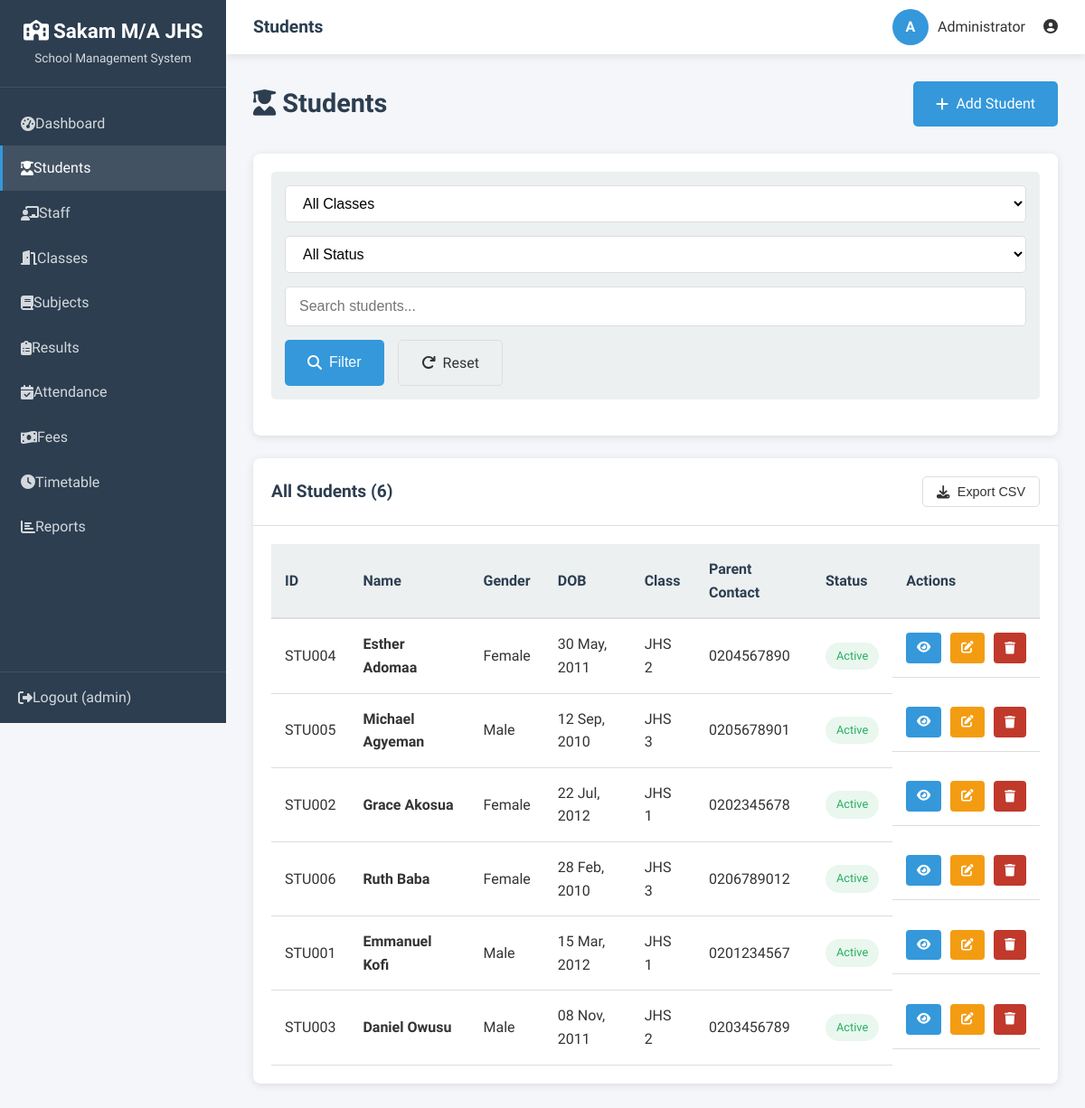
The app's page /admin/students.php (signed in) with its own data.
### tables this page shows
CREATE TABLE IF NOT EXISTS students (
    id INT AUTO_INCREMENT PRIMARY KEY,
    student_id VARCHAR(20) UNIQUE NOT NULL,
    first_name VARCHAR(50) NOT NULL,
    last_name VARCHAR(50) NOT NULL,
    gender ENUM('Male', 'Female') NOT NULL,
    date_of_birth DATE NOT NULL,
    class_id INT NOT NULL,
    admission_date DATE NOT NULL,
    parent_name VARCHAR(100),
    parent_contact VARCHAR(20),
    parent_email VARCHAR(100),
    address TEXT,
    photo VARCHAR(255) DEFAULT 'default.png',
    status ENUM('Active', 'Inactive', 'Suspended', 'Graduated') DEFAULT 'Active',
    created_at TIMESTAMP DEFAULT CURRENT_TIMESTAMP,
    FOREIGN KEY (class_id) REFERENCES classes(id) ON DELETE RESTRICT,
    INDEX idx_student_id (student_id),
    INDEX idx_class (class_id)
);

CREATE TABLE IF NOT EXISTS classes (
    id INT AUTO_INCREMENT PRIMARY KEY,
    class_name VARCHAR(50) NOT NULL UNIQUE,
    class_level INT NOT NULL,
    teacher_id INT,
    capacity INT DEFAULT 40,
    status ENUM('Active','Inactive') DEFAULT 'Active',
    created_at TIMESTAMP DEFAULT CURRENT_TIMESTAMP,
    FOREIGN KEY (teacher_id) REFERENCES teachers(id) ON DELETE SET NULL
);

### config.php (called while the page is built, shortened)
<?php
function escapeHTML($input) {
    return htmlspecialchars($input, ENT_QUOTES, 'UTF-8');
}

### includes/db.php (called while the page is built, shortened)
<?php
require_once dirname(__DIR__) . '/config.php';
function getDB() {
    static $db = null;
    if ($db === null) {
        $db = new mysqli(DB_HOST, DB_USER, DB_PASS, DB_NAME);
        $db->set_charset("utf8mb4");
    }
    return $db;
}
function executeQuery($sql, $params = []) {
    $db = getDB();
    $stmt = $db->prepare($sql);
    $stmt->execute();
    return $stmt;
}
function fetchOne($sql, $params = []) {
    $stmt = executeQuery($sql, $params);
    $result = $stmt->get_result();
    $row = $result->fetch_assoc();
    return $row;
}
function fetchAll($sql, $params = []) {
    $stmt = executeQuery($sql, $params);
    $result = $stmt->get_result();
    $rows = [];
    while ($row = $result->fetch_assoc()) {
        $rows[] = $row;
    }
    return $rows;
}

### includes/functions.php (called while the page is built, shortened)
<?php
require_once __DIR__ . '/db.php';
function formatDate($date) {
    return date('d M, Y', strtotime($date));
}

### admin/students.php (the view, shortened to what this page needs)
<?php
require_once '../includes/functions.php';
$search = $_GET['search'] ?? '';
$where = [];
$params = [];
$whereClause = !empty($where) ? 'WHERE ' . implode(' AND ', $where) : '';
$totalStudents = fetchOne("SELECT COUNT(*) as total FROM students s $whereClause", $params);
$totalCount = $totalStudents['total'] ?? 0;
$perPage = 15;
$page = isset($_GET['page']) ? (int)$_GET['page'] : 1;
$offset = ($page - 1) * $perPage;
$students = fetchAll("
    SELECT s.*, c.class_name
    FROM students s
    LEFT JOIN classes c ON s.class_id = c.id
    $whereClause
    ORDER BY s.last_name, s.first_name
    LIMIT $perPage OFFSET $offset
", $params);
include '../includes/header.php';
?>
<div class="page-header">
    <h1><i class="fas fa-user-graduate"></i> Students</h1>
    <a href="add_student.php" class="btn btn-primary">
        <i class="fas fa-plus"></i> Add Student
    </a>
</div>
<div class="card">
    <div class="card-body">
        <form method="GET" action="" class="filter-group">
            <select name="class" class="form-control">
                <option value="">All Classes</option>
            </select>
            <select name="status" class="form-control">
                <option value="">All Status</option>
            </select>
            <input type="text" name="search" class="form-control" placeholder="Search students..." value="<?php echo escapeHTML($search); ?>">
            <button type="submit" class="btn btn-primary">
                <i class="fas fa-search"></i> Filter
            </button>
            <a href="students.php" class="btn btn-outline">
                <i class="fas fa-redo"></i> Reset
            </a>
        </form>
    </div>
</div>
<div class="card">
    <div class="card-header">
        <h3>All Students (<?php echo number_format($totalCount); ?>)</h3>
        <button onclick="exportToCSV('studentsTable', 'students')" class="btn btn-sm btn-outline">
            <i class="fas fa-download"></i> Export CSV
        </button>
    </div>
    <div class="card-body">
        <?php if (empty($students)): ?>
        <div class="empty-state">
            <i class="fas fa-user-graduate"></i>
            <h3>No students found</h3>
            <p>Try adjusting your filters or add a new student.</p>
            <a href="add_student.php" class="btn btn-primary mt-2">Add Student</a>
        </div>
        <?php else: ?>
        <div class="table-container">
            <table id="studentsTable">
                <thead>
                    <tr>
                        <th>ID</th>
                        <th>Name</th>
                        <th>Gender</th>
                        <th>DOB</th>
                        <th>Class</th>
                        <th>Parent Contact</th>
                        <th>Status</th>
                        <th>Actions</th>
                    </tr>
                </thead>
                <tbody>
                    <?php foreach ($students as $student): ?>
                    <tr>
                        <td><?php echo escapeHTML($student['student_id']); ?></td>
                        <td>
                            <strong><?php echo escapeHTML($student['first_name'] . ' ' . $student['last_name']); ?></strong>
                        </td>
                        <td><?php echo $student['gender']; ?></td>
                        <td><?php echo formatDate($student['date_of_birth']); ?></td>
                        <td><?php echo escapeHTML($student['class_name']); ?></td>
                        <td><?php echo escapeHTML($student['parent_contact']); ?></td>
                        <td>
                            <span class="badge badge-<?php
                                echo $student['status'] === 'Active' ? 'success' :
                                    ($student['status'] === 'Suspended' ? 'danger' :
                                    ($student['status'] === 'Graduated' ? 'primary' : 'warning'));
                            ?>">
                                <?php echo $student['status']; ?>
                            </span>
                        </td>
                        <td class="table-actions">
                            <a href="student_profile.php?id=<?php echo $student['id']; ?>" class="view-btn" title="View">
                                <i class="fas fa-eye"></i>
                            </a>
                            <a href="edit_student.php?id=<?php echo $student['id']; ?>" class="edit-btn" title="Edit">
                                <i class="fas fa-edit"></i>
                            </a>
                            <button onclick="deleteRecord(<?php echo $student['id']; ?>, 'student')" class="delete-btn" title="Delete">
                                <i class="fas fa-trash"></i>
                            </button>
                        </td>
                    </tr>
                    <?php endforeach; ?>
                </tbody>
            </table>
        </div>
        <?php endif; ?>
    </div>
</div>
<?php
include '../includes/footer.php';
?>

### css/style.css (style rules this page uses)
:root { --primary-color: #2c3e50; --secondary-color: #3498db; --accent-color: #e74c3c; --success-color: #27ae60; --warning-color: #f39c12; --danger-color: #c0392b; --light-color: #ecf0f1; --dark-color: #2c3e50; --text-color: #333; --text-muted: #7f8c8d; --border-color: #ddd; --shadow: 0 2px 10px rgba(0, 0, 0, 0.1); --transition: all 0.3s ease; --sidebar-width: 250px; --header-height: 60px; }
* { margin: 0; padding: 0; box-sizing: border-box; }
html { font-size: 16px; scroll-behavior: smooth; }
body { font-family: 'Segoe UI', Tahoma, Geneva, Verdana, sans-serif; line-height: 1.6; color: var(--text-color); background-color: #f5f6fa; min-height: 100vh; }
a { text-decoration: none; color: inherit; }
h1, h2, h3, h4, h5, h6 { font-weight: 600; line-height: 1.3; color: var(--dark-color); }
.page-header { display: flex; justify-content: space-between; align-items: center; margin-bottom: 30px; }
.page-header h1 { font-size: 1.8rem; }
.card { background: white; border-radius: 8px; box-shadow: var(--shadow); overflow: hidden; margin-bottom: 25px; }
.card-header { padding: 20px; border-bottom: 1px solid var(--border-color); display: flex; justify-content: space-between; align-items: center; }
.card-header h3 { font-size: 1.2rem; }
.card-body { padding: 20px; }
.form-control { width: 100%; padding: 12px 15px; border: 1px solid var(--border-color); border-radius: 5px; font-size: 1rem; transition: var(--transition); background: white; }
select.form-control { cursor: pointer; }
.btn { display: inline-flex; align-items: center; justify-content: center; gap: 8px; padding: 12px 25px; border: none; border-radius: 5px; font-size: 1rem; font-weight: 500; cursor: pointer; transition: var(--transition); }
.btn-primary { background: var(--secondary-color); color: white; }
.btn-outline { background: transparent; border: 1px solid var(--border-color); color: var(--text-color); }
.btn-sm { padding: 8px 15px; font-size: 0.9rem; }
.table-container { overflow-x: auto; }
table { width: 100%; border-collapse: collapse; }
table thead { background: var(--light-color); }
table th { padding: 15px; text-align: left; font-weight: 600; color: var(--dark-color); border-bottom: 2px solid var(--border-color); }
table td { padding: 15px; border-bottom: 1px solid var(--border-color); }
table tbody tr { transition: var(--transition); }
.table-actions { display: flex; gap: 10px; }
.table-actions a, .table-actions button { padding: 6px 12px; border-radius: 4px; font-size: 0.85rem; cursor: pointer; border: none; transition: var(--transition); }
.table-actions .edit-btn { background: var(--warning-color); color: white; }
.table-actions .delete-btn { background: var(--danger-color); color: white; }
.table-actions .view-btn { background: var(--secondary-color); color: white; }
.badge { display: inline-block; padding: 5px 12px; border-radius: 20px; font-size: 0.8rem; font-weight: 500; }
.badge-success { background: rgba(39, 174, 96, 0.1); color: var(--success-color); }
.filter-group { display: flex; gap: 15px; flex-wrap: wrap; margin-bottom: 20px; padding: 15px; background: var(--light-color); border-radius: 5px; }
.filter-group select { padding: 10px 15px; border: 1px solid var(--border-color); border-radius: 5px; min-width: 150px; }

### records on screen
students: student "STU004", first_name+last_name "Esther Adomaa", gender "Female", date_of_birth "30 May, 2011", class.class_name "JHS 2", parent_contact "0204567890", status "Active"
students: student "STU005", first_name+last_name "Michael Agyeman", gender "Male", date_of_birth "12 Sep, 2010", class.class_name "JHS 3", parent_contact "0205678901", status "Active"
students: student "STU002", first_name+last_name "Grace Akosua", gender "Female", date_of_birth "22 Jul, 2012", class.class_name "JHS 1", parent_contact "0202345678", status "Active"
students: student "STU006", first_name+last_name "Ruth Baba", gender "Female", date_of_birth "28 Feb, 2010", class.class_name "JHS 3", parent_contact "0206789012", status "Active"
students: student "STU001", first_name+last_name "Emmanuel Kofi", gender "Male", date_of_birth "15 Mar, 2012", class.class_name "JHS 1", parent_contact "0201234567", status "Active"
students: student "STU003", first_name+last_name "Daniel Owusu", gender "Male", date_of_birth "08 Nov, 2011", class.class_name "JHS 2", parent_contact "0203456789", status "Active"

### other values on screen
SITE_NAME "Sakam M/A JHS"
escapeHTML($userName) "admin"
$pageTitle "Students"
substr($fullName, 0, 1) "A"
escapeHTML($fullName) "Administrator"
$totalCount "6"
